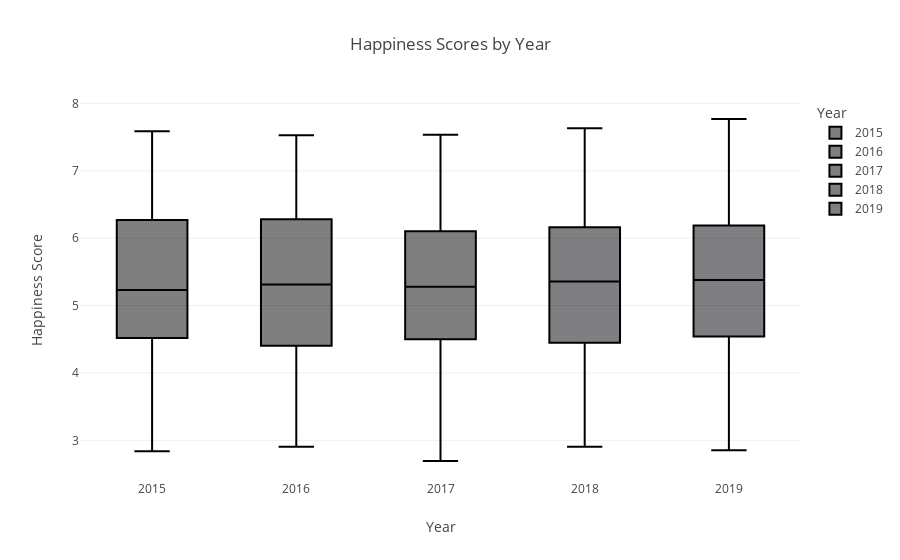

The cell this chart's notebook holds for it:
### Code cell
# 3. Happiness Score by Year (Boxplot)
fig2 = px.box(data, x='Year', y='Happiness Score', color='Year', 
              title='Happiness Scores by Year', 
              labels={'Happiness Score': 'Happiness Score', 'Year': 'Year'})
fig2.update_layout(xaxis_title='Year', yaxis_title='Happiness Score')
fig2.show()

### Figure 1 — Plotly figure (JSON) as saved in the notebook; plotly's stock layout.template omitted (floating-point values rounded to 4 significant figures; data arrays with more than 128 entries replaced by an {"elided": "..."} marker saying what was removed)
{"data": [{"alignmentgroup": "True", "hovertemplate": "Year=%{x}<br>Happiness Score=%{y}<extra></extra>", "legendgroup": "2015", "marker": {"color": "#000001"}, "name": "2015", "notched": false, "offsetgroup": "2015", "orientation": "v", "showlegend": true, "type": "box", "x": {"elided": "158 int values"}, "x0": " ", "xaxis": "x", "y": {"elided": "158 float values"}, "y0": " ", "yaxis": "y"}, {"alignmentgroup": "True", "hovertemplate": "Year=%{x}<br>Happiness Score=%{y}<extra></extra>", "legendgroup": "2016", "marker": {"color": "#000002"}, "name": "2016", "notched": false, "offsetgroup": "2016", "orientation": "v", "showlegend": true, "type": "box", "x": {"elided": "157 int values"}, "x0": " ", "xaxis": "x", "y": {"elided": "157 float values"}, "y0": " ", "yaxis": "y"}, {"alignmentgroup": "True", "hovertemplate": "Year=%{x}<br>Happiness Score=%{y}<extra></extra>", "legendgroup": "2017", "marker": {"color": "#000003"}, "name": "2017", "notched": false, "offsetgroup": "2017", "orientation": "v", "showlegend": true, "type": "box", "x": {"elided": "155 int values"}, "x0": " ", "xaxis": "x", "y": {"elided": "155 float values"}, "y0": " ", "yaxis": "y"}, {"alignmentgroup": "True", "hovertemplate": "Year=%{x}<br>Happiness Score=%{y}<extra></extra>", "legendgroup": "2018", "marker": {"color": "#000004"}, "name": "2018", "notched": false, "offsetgroup": "2018", "orientation": "v", "showlegend": true, "type": "box", "x": {"elided": "155 int values"}, "x0": " ", "xaxis": "x", "y": {"elided": "155 float values"}, "y0": " ", "yaxis": "y"}, {"alignmentgroup": "True", "hovertemplate": "Year=%{x}<br>Happiness Score=%{y}<extra></extra>", "legendgroup": "2019", "marker": {"color": "#000005"}, "name": "2019", "notched": false, "offsetgroup": "2019", "orientation": "v", "showlegend": true, "type": "box", "x": {"elided": "156 int values"}, "x0": " ", "xaxis": "x", "y": {"elided": "156 float values"}, "y0": " ", "yaxis": "y"}], "layout": {"autosize": true, "boxmode": "overlay", "legend": {"title": {"text": "Year"}, "tracegroupgap": 0}, "title": {"text": "Happiness Scores by Year"}, "xaxis": {"anchor": "y", "autorange": true, "categoryarray": [2015, 2016, 2017, 2018, 2019], "categoryorder": "array", "domain": [0, 1], "range": [2014.0, 2020.0], "title": {"text": "Year"}, "type": "linear"}, "yaxis": {"anchor": "x", "autorange": true, "domain": [0, 1], "range": [2.411, 8.051], "title": {"text": "Happiness Score"}, "type": "linear"}}}
